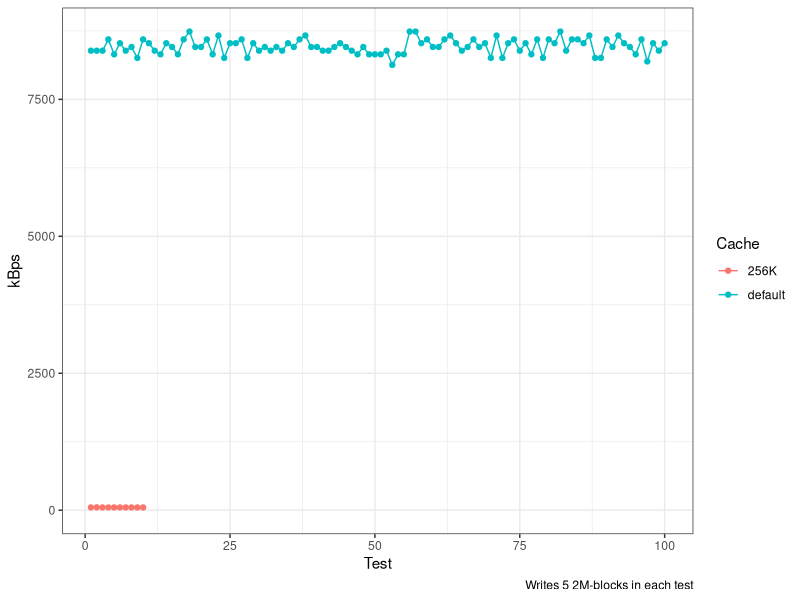

Generate this figure with R:
#!/usr/bin/Rscript --vanilla
library(dplyr)
library(ggplot2)
library(grid)
library(gridExtra)

printf <- function(...) invisible(print(sprintf(...)))
d1 <- read.csv('data/2Mx5-default.csv')
printf('default: mean %.3f sd %.3f', mean(d1$kBps), sd(d1$kBps))
d1$Cache <- rep('default', times=nrow(d1))
d2 <- read.csv('data/2Mx5-256K.csv')
printf('256K: mean %.3f sd %.3f', mean(d2$kBps), sd(d2$kBps))
d2$Cache <- rep('256K', times=nrow(d2))
d <- rbind(d1, d2)

png(filename='edge-disk-write.png', width=480, height=480)
p <- ggplot(d, aes(x=Index, y=kBps, color=Cache)) +
    geom_line() + geom_point() +
    theme_bw() +
    ylim(0, max(d$kBps)) +
    xlab('Test') +
    ylab('kBps') +
    labs(caption='Writes 5 2M-blocks in each test')
p
dev.off()

